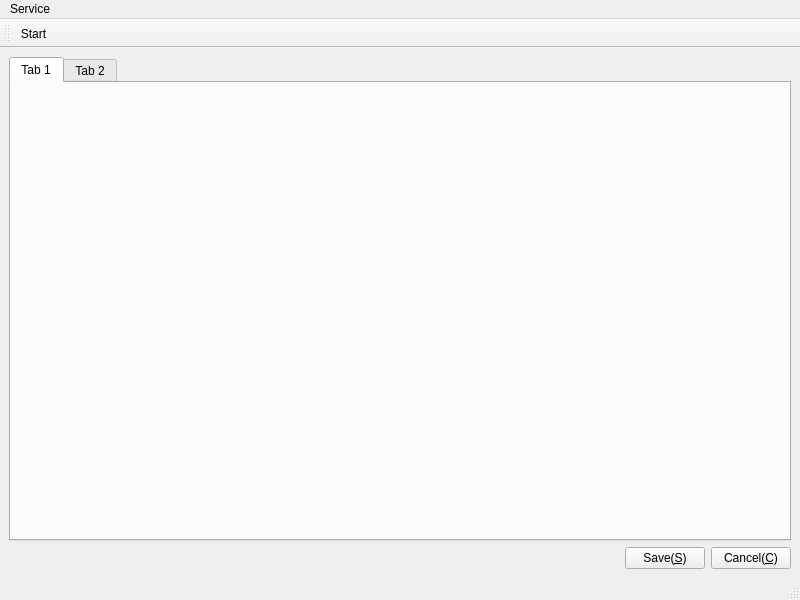
<?xml version="1.0" encoding="UTF-8"?>
<ui version="4.0">
 <class>MainWindow</class>
 <widget class="QMainWindow" name="MainWindow">
  <property name="geometry">
   <rect>
    <x>0</x>
    <y>0</y>
    <width>800</width>
    <height>600</height>
   </rect>
  </property>
  <property name="windowTitle">
   <string>Rabbit remote control service configure</string>
  </property>
  <property name="windowIcon">
   <iconset resource="../Viewer/Resource/Resource.qrc">
    <normaloff>:/image/Option</normaloff>:/image/Option</iconset>
  </property>
  <widget class="QWidget" name="centralwidget">
   <layout class="QGridLayout" name="gridLayout">
    <item row="0" column="0">
     <widget class="QTabWidget" name="twConfigure">
      <widget class="QWidget" name="tab">
       <attribute name="title">
        <string>Tab 1</string>
       </attribute>
      </widget>
      <widget class="QWidget" name="tab_2">
       <attribute name="title">
        <string>Tab 2</string>
       </attribute>
      </widget>
     </widget>
    </item>
    <item row="1" column="0">
     <layout class="QHBoxLayout" name="horizontalLayout">
      <item>
       <spacer name="horizontalSpacer">
        <property name="orientation">
         <enum>Qt::Horizontal</enum>
        </property>
        <property name="sizeHint" stdset="0">
         <size>
          <width>40</width>
          <height>20</height>
         </size>
        </property>
       </spacer>
      </item>
      <item>
       <widget class="QPushButton" name="pbSave">
        <property name="text">
         <string>Save(&amp;S)</string>
        </property>
       </widget>
      </item>
      <item>
       <widget class="QPushButton" name="pbCancel">
        <property name="text">
         <string>Cancel(&amp;C)</string>
        </property>
       </widget>
      </item>
     </layout>
    </item>
   </layout>
  </widget>
  <widget class="QMenuBar" name="menubar">
   <property name="geometry">
    <rect>
     <x>0</x>
     <y>0</y>
     <width>800</width>
     <height>27</height>
    </rect>
   </property>
   <widget class="QMenu" name="menuService">
    <property name="title">
     <string>Service</string>
    </property>
    <addaction name="actionStart"/>
   </widget>
   <addaction name="menuService"/>
  </widget>
  <widget class="QStatusBar" name="statusbar"/>
  <widget class="QToolBar" name="toolBar">
   <property name="windowTitle">
    <string notr="true">toolBar</string>
   </property>
   <attribute name="toolBarArea">
    <enum>TopToolBarArea</enum>
   </attribute>
   <attribute name="toolBarBreak">
    <bool>false</bool>
   </attribute>
   <addaction name="actionStart"/>
  </widget>
  <action name="actionStart">
   <property name="checkable">
    <bool>true</bool>
   </property>
   <property name="icon">
    <iconset resource="../Viewer/Resource/Resource.qrc">
     <normaloff>:/image/Start</normaloff>:/image/Start</iconset>
   </property>
   <property name="text">
    <string>Start</string>
   </property>
   <property name="toolTip">
    <string>Start service</string>
   </property>
   <property name="statusTip">
    <string>Start service</string>
   </property>
   <property name="whatsThis">
    <string>Start service</string>
   </property>
  </action>
 </widget>
 <resources>
  <include location="../Viewer/Resource/Resource.qrc"/>
  <include location="../Viewer/Resource/Resource.qrc"/>
 </resources>
 <connections/>
</ui>
